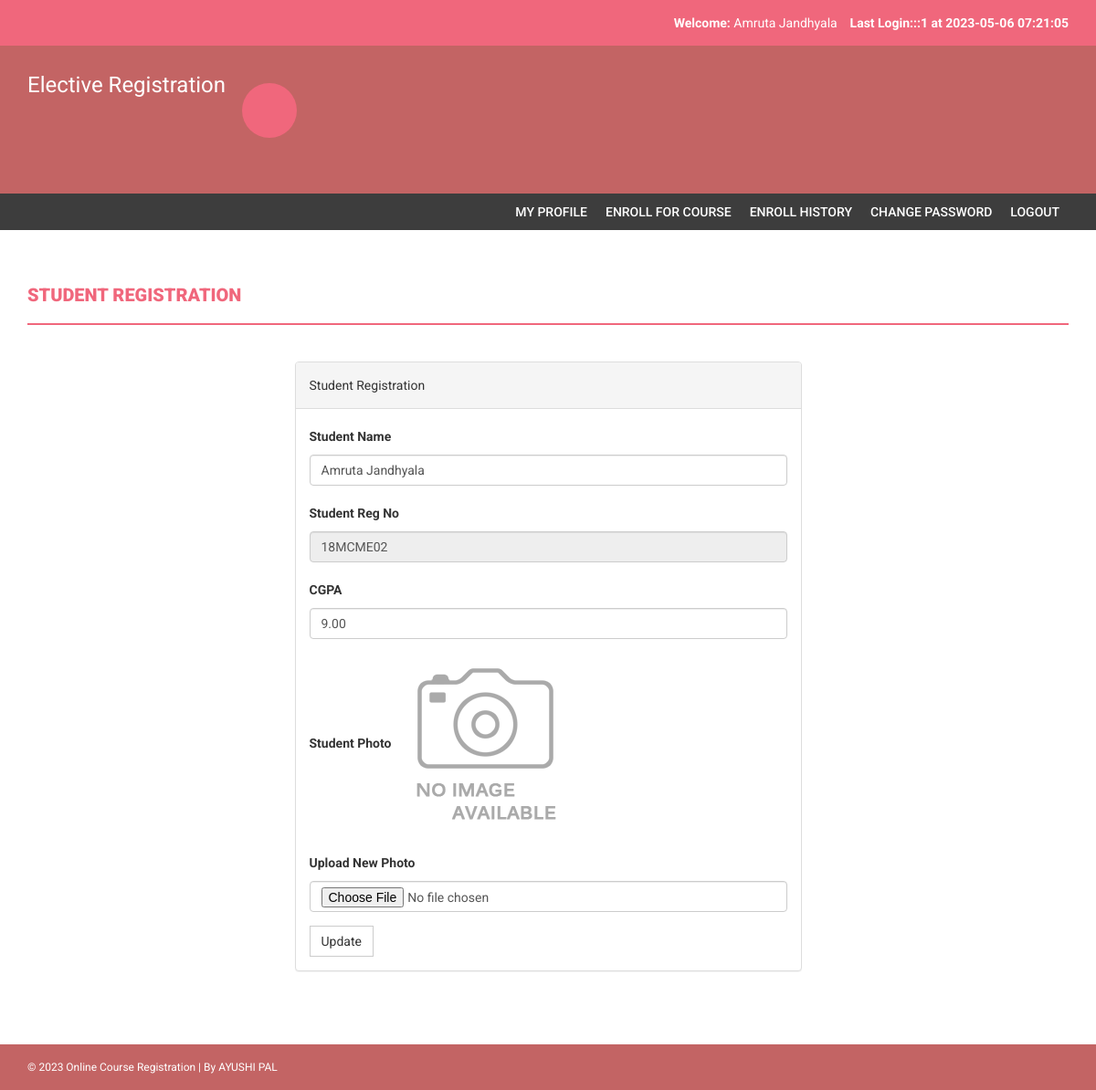
The page /onlinecourse/my-profile.php (signed in) on the database its author committed.
### tables this page shows
CREATE TABLE `students` (
  `studentRegno` varchar(255) NOT NULL,
  `stream_id` int(11) NOT NULL,
  `studentPhoto` varchar(255) DEFAULT NULL,
  `password` varchar(255) NOT NULL DEFAULT 'Test@123',
  `studentName` varchar(255) DEFAULT NULL,
  `pincode` varchar(255) DEFAULT NULL,
  `session` varchar(255) DEFAULT NULL,
  `department` varchar(255) DEFAULT NULL,
  `semester` varchar(255) DEFAULT NULL,
  `cgpa` decimal(10,2) DEFAULT NULL,
  `courses_allocated_id` int(11) NOT NULL COMMENT 'course codes',
  `enrolment_status_optional` tinyint(1) NOT NULL,
  `enrolment_status_elective` tinyint(1) NOT NULL,
  `optional_core_choice_1` varchar(255) DEFAULT NULL,
  `optional_core_choice_2` varchar(255) DEFAULT NULL,
  `optional_core_choice_3` varchar(255) DEFAULT NULL,
  `password_status` tinyint(1) NOT NULL DEFAULT 0,
  `creationdate` timestamp NULL DEFAULT current_timestamp(),
  `updationDate` varchar(255) DEFAULT NULL
);

### onlinecourse/my-profile.php (the view, shortened to what this page needs)
<?php
include('includes/config.php');
if(strlen($_SESSION['login'])==0)
    {
header('location:index.php');
}
else{
?>
<!DOCTYPE html>
<html xmlns="http://www.w3.org/1999/xhtml">
<head>
    <link href="assets/css/bootstrap.css" rel="stylesheet" />
    <link href="assets/css/font-awesome.css" rel="stylesheet" />
    <link href="assets/css/style.css" rel="stylesheet" />
</head>
<body>
<?php include('includes/header.php');?>
<?php if($_SESSION['login']!="")
{
 include('includes/menubar.php');
}
 ?>
    <div class="content-wrapper">
        <div class="container">
              <div class="row">
                    <div class="col-md-12">
                        <h1 class="page-head-line">Student Registration  </h1>
                    </div>
                </div>
                <div class="row" >
                  <div class="col-md-3"></div>
                    <div class="col-md-6">
                        <div class="panel panel-default">
                        <div class="panel-heading">
                          Student Registration
                        </div>
<?php $sql=mysqli_query($con,"select * from students where studentRegno='".$_SESSION['login']."'");
while($row=mysqli_fetch_array($sql))
{ ?>
                        <div class="panel-body">
                       <form name="dept" method="post" enctype="multipart/form-data">
   <div class="form-group">
    <label for="studentname">Student Name  </label>
    <input type="text" class="form-control" id="studentname" name="studentname" value="<?php echo htmlentities($row['studentName']);?>"  />
  </div>
 <div class="form-group">
    <label for="studentRegno">Student Reg No   </label>
    <input type="text" class="form-control" id="studentRegno" name="studentRegno" value="<?php echo htmlentities($row['studentRegno']);?>"  placeholder="Student Reg no" readonly />
  </div>
<div class="form-group">
    <label for="CGPA">CGPA  </label>
    <input type="text" class="form-control" id="cgpa" name="cgpa"  value="<?php echo htmlentities($row['cgpa']);?>" required />
  </div>
<div class="form-group">
    <label for="Pincode">Student Photo  </label>
   <?php if($row['studentPhoto']==""){ ?>
   <img src="studentphoto/noimage.png" width="200" height="200"><?php } else {?>
   <img src="studentphoto/<?php echo htmlentities($row['studentPhoto']);?>" width="200" height="200">
   <?php } ?>
  </div>
<div class="form-group">
    <label for="Pincode">Upload New Photo  </label>
    <input type="file" class="form-control" id="photo" name="photo"  value="<?php echo htmlentities($row['studentPhoto']);?>" />
  </div>
  <?php } ?>
 <button type="submit" name="submit" id="submit" class="btn btn-default">Update</button>
</form>
                            </div>
                            </div>
                    </div>
                </div>
            </div>
        </div>
  <?php include('includes/footer.php');?>
</body>
</html>
<?php } ?>

### onlinecourse/includes/header.php (shortened to what this page needs)
<?php
include("includes/config.php");
?>
<?php if($_SESSION['login']!="")
{?>
<header>
        <div class="container">
            <div class="row">
                <div class="col-md-12">
                    <strong>Welcome: </strong><?php echo htmlentities($_SESSION['sname']);?>
                    <strong>Last Login:<?php
        $ret=mysqli_query($con,"SELECT  * from userlog where studentRegno='".$_SESSION['login']."' order by id desc limit 1,1");
                    $row=mysqli_fetch_array($ret);
                    echo $row['userip']; ?> at <?php echo $row['loginTime'];?></strong>
                </div>
            </div>
        </div>
    </header>
    <?php } ?>
    <div class="navbar navbar-inverse set-radius-zero">
        <div class="container">
            <div class="navbar-header">
                <a class="navbar-brand" href="#" style="color:#fff; font-size:24px;4px; line-height:24px; ">
                   Elective Registration
                </a>
            </div>
            <div class="left-div">
                <i class="fa f login-icon" ></i>
        </div>
            </div>
        </div>

### onlinecourse/assets/css/style.css (style rules this page uses)
body { font-family: 'Roboto', sans-serif; line-height: 30px; }
.set-radius-zero { border-radius: 0px; -moz-border-radius: 0px; -webkit-border-radius: 0px; }
.content-wrapper { margin-top: 40px; min-height: 600px; padding-bottom: 60px; }
.page-head-line { font-weight: 900; padding-bottom: 20px; border-bottom: 2px solid #F0677C; text-transform: uppercase; color: #F0677C; font-size: 20px; margin-bottom: 40px; }
.btn { border-radius: 0px; -webkit-border-radius: 0px; -moz-border-radius: 0px; }
.login-icon { height: 60px; width: 60px; padding: 13px; border-radius: 50%; font-size: 30px; margin-bottom: 20px; color: #fff; text-align: center; cursor:pointer; background-color:#F0677C; -webkit-border-radius:50%; -moz-border-radius:50%; }
header { background-color: #F0677C; color: #fff; padding: 10px; text-align: right; }
.left-div { padding-left: 30px; margin-top: 40px; margin-bottom: 30px; }
.navbar-brand { width: 250px; padding-top: 30px; }
.navbar-inverse { background-color: #C36464; border-color: transparent; }
.navbar { margin-bottom: 0px; }

### rows shown on the page
students: studentname "Amruta Jandhyala", studentRegno "18MCME02", cgpa "9.00"

### other values the page prints
$_SESSION['sname'] "Amruta Jandhyala"
$row['userip'] "::1"
$row['loginTime'] "2023-05-06 07:21:05"
